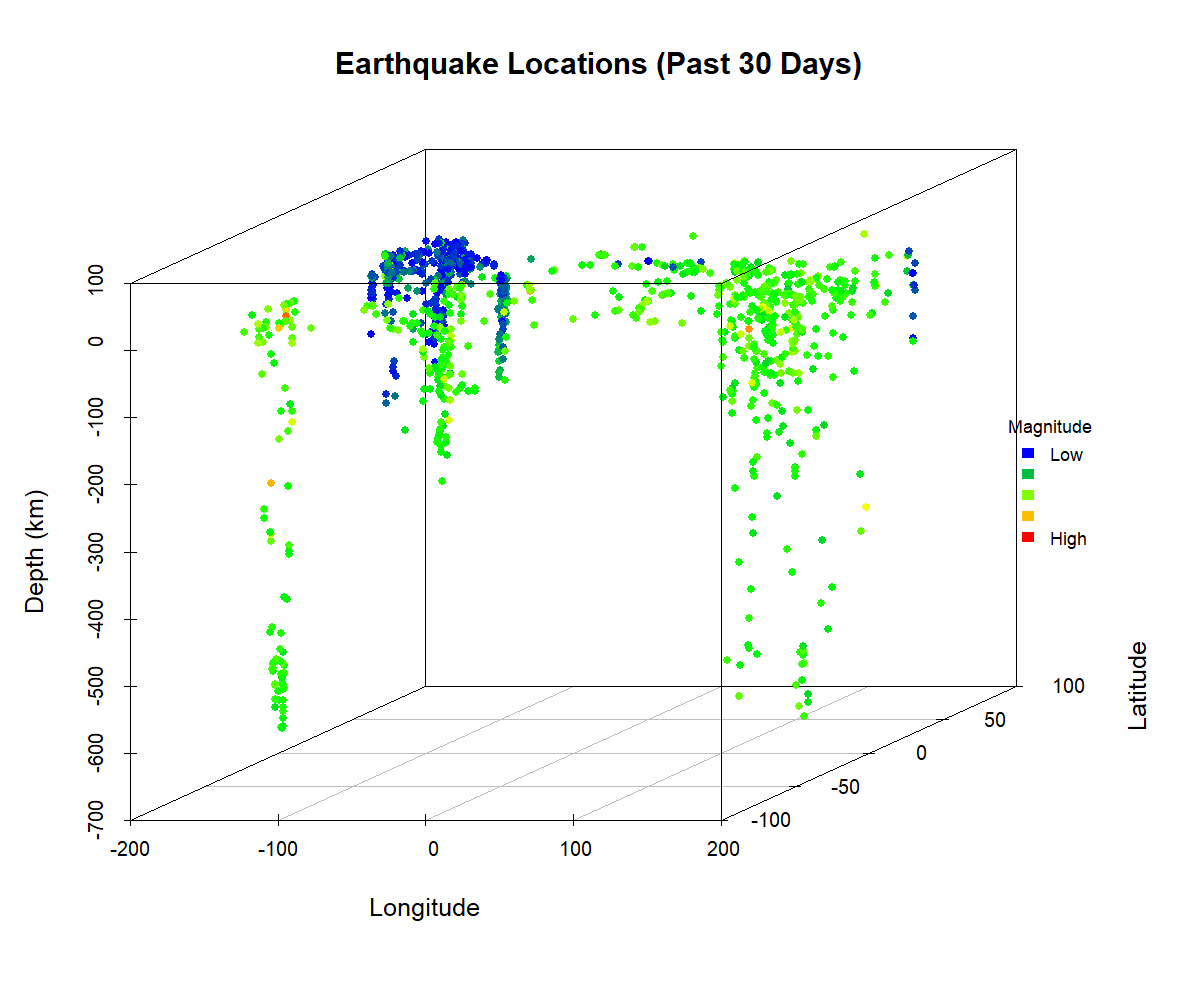

The script that saved this image:
# Load libraries
library(tidyverse)
library(scatterplot3d)

# Load and prepare earthquake data
url <- "https://earthquake.usgs.gov/earthquakes/feed/v1.0/summary/all_month.csv"
df <- read_csv(url, show_col_types = FALSE) %>%
  select(latitude, longitude, depth, mag, place) %>%
  filter(!is.na(latitude), !is.na(longitude), !is.na(depth), !is.na(mag)) %>%
  filter(mag >= 2.5) %>%
  mutate(
    norm_mag = (mag - min(mag)) / diff(range(mag)),
    color_index = cut(norm_mag, breaks = 100, labels = FALSE),
    color = colorRampPalette(c("blue", "green", "yellow", "red"))(100)[color_index]
  )

# Save the plot as a PNG image
png("earthquake_3d_plot_with_legend.png", width = 1200, height = 1000, res = 150)

# Create the 3D scatter plot
s3d <- scatterplot3d(
  x = df$longitude,
  y = df$latitude,
  z = -df$depth,
  color = df$color,
  pch = 20,
  main = "Earthquake Locations (Past 30 Days)",
  xlab = "Longitude",
  ylab = "Latitude",
  zlab = "Depth (km)",
  angle = 45,
  box = TRUE,
  grid = TRUE
)

# Add legend in the right side with proper sizing
legend("right", inset = c(0.01, 0.01),
       title = "Magnitude",
       legend = c("Low", "", "", "", "High"),
       fill = colorRampPalette(c("blue", "green", "yellow", "red"))(5),
       border = NA,
       cex = 0.7,
       bty = "n")

# Finish and save the PNG file
dev.off()
